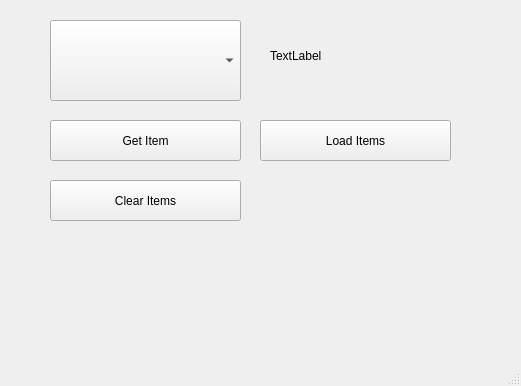
<?xml version="1.0" encoding="UTF-8"?>
<ui version="4.0">
 <class>MainWindow</class>
 <widget class="QMainWindow" name="MainWindow">
  <property name="geometry">
   <rect>
    <x>0</x>
    <y>0</y>
    <width>521</width>
    <height>386</height>
   </rect>
  </property>
  <property name="windowTitle">
   <string>MainWindow</string>
  </property>
  <widget class="QWidget" name="centralwidget">
   <widget class="QComboBox" name="cbSehirler">
    <property name="geometry">
     <rect>
      <x>50</x>
      <y>20</y>
      <width>191</width>
      <height>81</height>
     </rect>
    </property>
   </widget>
   <widget class="QLabel" name="lblResult">
    <property name="geometry">
     <rect>
      <x>270</x>
      <y>20</y>
      <width>101</width>
      <height>71</height>
     </rect>
    </property>
    <property name="text">
     <string>TextLabel</string>
    </property>
   </widget>
   <widget class="QPushButton" name="btnGetItem">
    <property name="geometry">
     <rect>
      <x>50</x>
      <y>120</y>
      <width>191</width>
      <height>41</height>
     </rect>
    </property>
    <property name="text">
     <string>Get Item</string>
    </property>
   </widget>
   <widget class="QPushButton" name="btnLoadItems">
    <property name="geometry">
     <rect>
      <x>260</x>
      <y>120</y>
      <width>191</width>
      <height>41</height>
     </rect>
    </property>
    <property name="text">
     <string>Load Items</string>
    </property>
   </widget>
   <widget class="QPushButton" name="btnClear">
    <property name="geometry">
     <rect>
      <x>50</x>
      <y>180</y>
      <width>191</width>
      <height>41</height>
     </rect>
    </property>
    <property name="text">
     <string>Clear Items</string>
    </property>
   </widget>
  </widget>
  <widget class="QMenuBar" name="menubar">
   <property name="geometry">
    <rect>
     <x>0</x>
     <y>0</y>
     <width>521</width>
     <height>21</height>
    </rect>
   </property>
  </widget>
  <widget class="QStatusBar" name="statusbar"/>
 </widget>
 <resources/>
 <connections/>
</ui>
